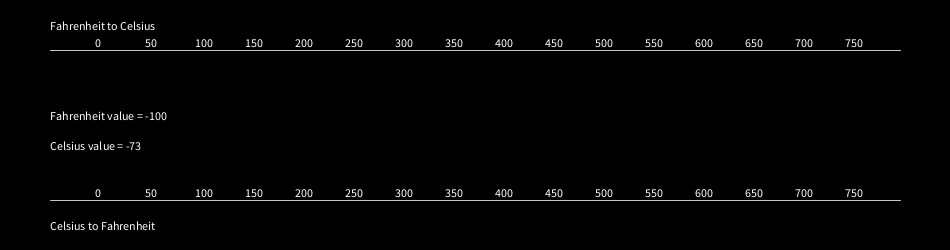
Frame 1 (no input)
Frame 60 (the mouse pressed at the canvas centre just before this capture): identical to frame 1, image omitted
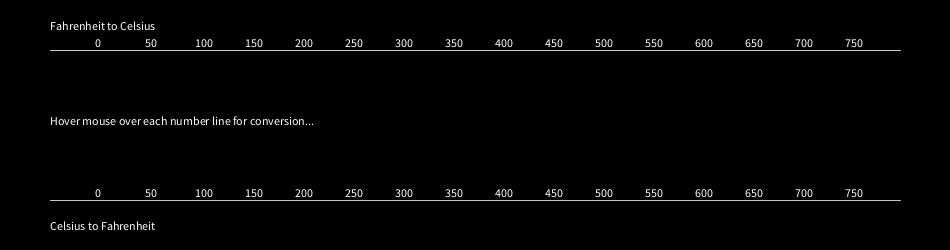
Frame 120 (the mouse held since frame 60 and released just before this capture)

The Processing sketch that drew these frames (run headless with seeded random() and noise(); from frame 60 on, the mouse is pressed at the canvas centre):

// Processing sketch: processing_115313
// ── processing_115313.pde

void setup() {
  size(950,250);
}

void draw() {
  background(0);
  
  if (mouseY < 55) {
    changeToFar(mouseX-100);
  } else if(mouseY > 180) {
    changeToCel(mouseX-100);
  } else {
    text("Hover mouse over each number line for conversion...", 50,125);
  }
  drawReference(100,50);
  drawReference(100,200);
  text("Fahrenheit to Celsius", 50, 30);
  text("Celsius to Fahrenheit", 50, 230);
}

void drawReference(int xpos, int ypos) {
  stroke(200);
  line(xpos-50, ypos, 900, ypos);
  for(int i = 0; i<800; i+=50) {
    text(i, xpos+i-5, ypos-3);
    //line(xpos+i,ypos+i,xpos+i,ypos+3+i);
  }
}

float changeToFar(float value) {
  value = (value-32)*5/9;
  background(0);
  text("Fahrenheit value = " + int(mouseX-100), 50, 120);
  text("Celsius value = " + int(value), 50, 150);
  return value;
}

float changeToCel(float value) {
  value = value*9/5+32;
  background(0);
  text("Celsius value = " + int(mouseX-100), 50, 120);
  text("Fahrenheit value = " + int(value), 50, 150);
  return value;
}
